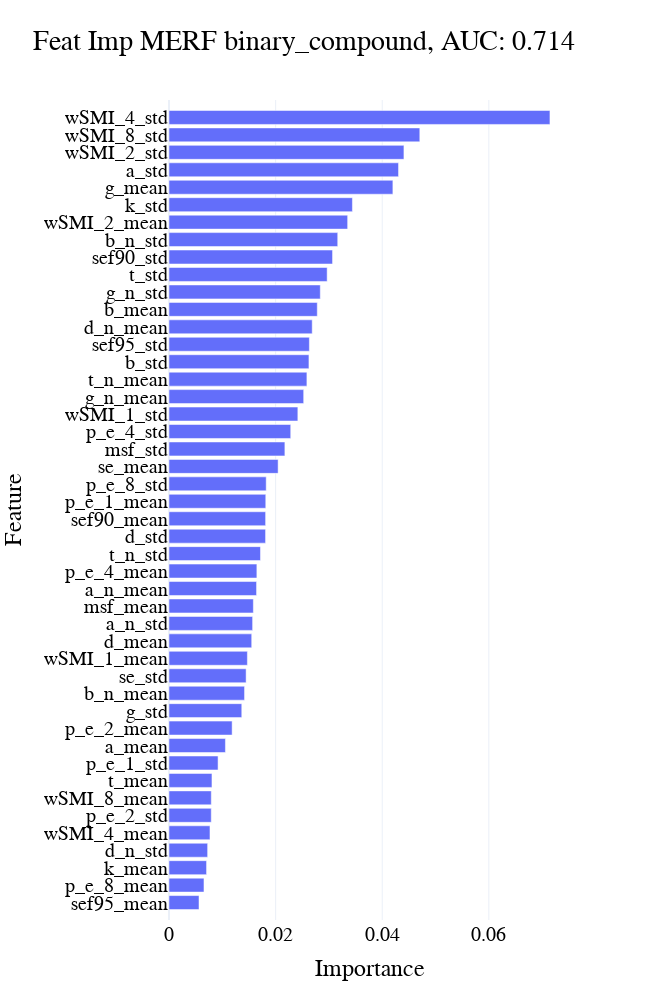

Here is the notebook cell this chart was saved with:
### Code cell
# Extract feature importances
feature_importances = merf.fe_model.feature_importances_


# Combine names and importances into a DataFrame
importances_df = pd.DataFrame({
    'Feature': features,
    'Importance': feature_importances
}).sort_values(by='Importance', ascending=False)
importances_df.to_csv(os.path.join(results_path, f'sentiment_{target_label}_merf_feat_imp.csv'))

# Create a bar chart
fig = px.bar(importances_df, x='Importance', y='Feature', orientation='h',
             title=f'Feat Imp MERF {target_label}, AUC: {avg_auc:.3f}')

# Customize the layout
fig.update_layout(yaxis={'categoryorder': 'total ascending'},
                  xaxis_title='Importance',
                  yaxis_title='Feature')

fig.update_layout(
    width=650,
    height=1000,
#     autosize = True, 
    template = 'plotly_white',
        font=dict(
        family="Times new roman",
        size=20,
        color="black"
    ),
    xaxis = dict(
            visible=True,
            tickfont = {"size": 20},
        ),
    yaxis = dict(
        tickfont = {"size": 20},
        autorange = False,    
        automargin = True,
        range = [-1,len(features)],
        dtick = 1
        ),
    showlegend=True, 

)

# Show the plot
fig.show()

fig.write_image(os.path.join(results_path,f'feat_imp_sentiment_{target_label}.pdf'))

### Figure 1 — Plotly figure (JSON) as saved in the notebook; plotly's stock layout.template omitted (floating-point values rounded to 4 significant figures)
{"data": [{"alignmentgroup": "True", "hovertemplate": "Importance=%{x}<br>Feature=%{y}<extra></extra>", "legendgroup": "", "marker": {"color": "#636efa", "pattern": {"shape": ""}}, "name": "", "offsetgroup": "", "orientation": "h", "showlegend": false, "textposition": "auto", "type": "bar", "x": [0.07146, 0.04705, 0.04407, 0.04306, 0.042, 0.03441, 0.03351, 0.03165, 0.03068, 0.02967, 0.02838, 0.02782, 0.02687, 0.02633, 0.02625, 0.02587, 0.02526, 0.02417, 0.02283, 0.02174, 0.02047, 0.01823, 0.01815, 0.01812, 0.01811, 0.01716, 0.01648, 0.01642, 0.01582, 0.01569, 0.01552, 0.01471, 0.01446, 0.01417, 0.01365, 0.01184, 0.01059, 0.009203, 0.00806, 0.007933, 0.007929, 0.007687, 0.007248, 0.007047, 0.006562, 0.005628], "xaxis": "x", "y": ["wSMI_4_std", "wSMI_8_std", "wSMI_2_std", "a_std", "g_mean", "k_std", "wSMI_2_mean", "b_n_std", "sef90_std", "t_std", "g_n_std", "b_mean", "d_n_mean", "sef95_std", "b_std", "t_n_mean", "g_n_mean", "wSMI_1_std", "p_e_4_std", "msf_std", "se_mean", "p_e_8_std", "p_e_1_mean", "sef90_mean", "d_std", "t_n_std", "p_e_4_mean", "a_n_mean", "msf_mean", "a_n_std", "d_mean", "wSMI_1_mean", "se_std", "b_n_mean", "g_std", "p_e_2_mean", "a_mean", "p_e_1_std", "t_mean", "wSMI_8_mean", "p_e_2_std", "wSMI_4_mean", "d_n_std", "k_mean", "p_e_8_mean", "sef95_mean"], "yaxis": "y"}], "layout": {"barmode": "relative", "font": {"color": "black", "family": "Times new roman", "size": 20}, "height": 1000, "legend": {"tracegroupgap": 0}, "showlegend": true, "title": {"text": "Feat Imp MERF binary_compound, AUC: 0.714"}, "width": 650, "xaxis": {"anchor": "y", "domain": [0, 1], "tickfont": {"size": 20}, "title": {"text": "Importance"}, "visible": true}, "yaxis": {"anchor": "x", "automargin": true, "autorange": false, "categoryorder": "total ascending", "domain": [0, 1], "dtick": 1, "range": [-1, 46], "tickfont": {"size": 20}, "title": {"text": "Feature"}}}}
